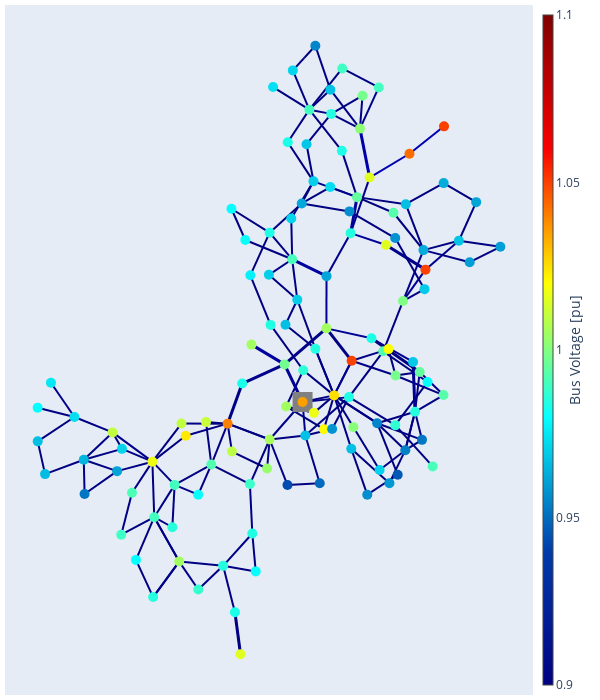

Source (notebook cell):
### Code cell
net = pp.networks.case118()
pp.plotting.plotly.pf_res_plotly(net, auto_open=False)
